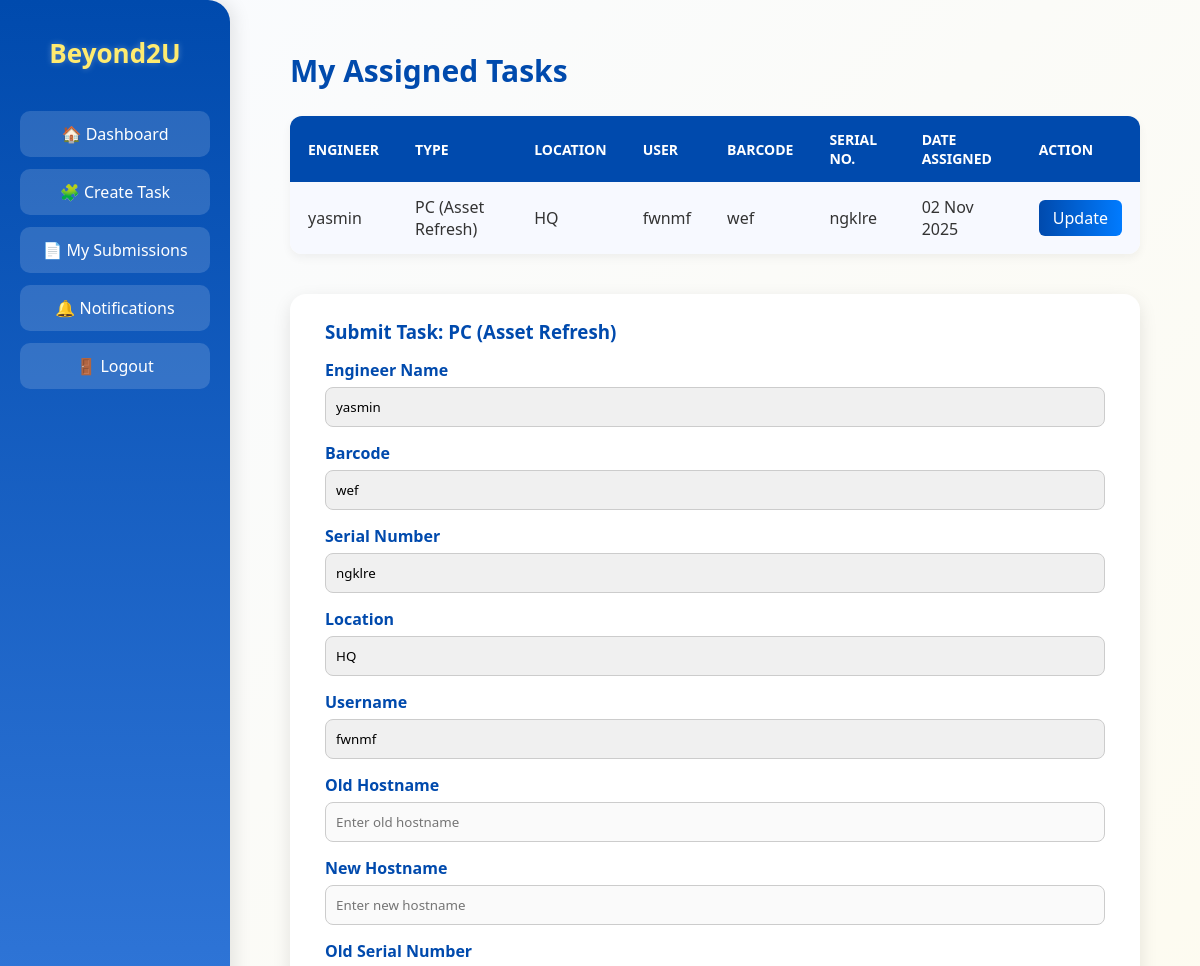
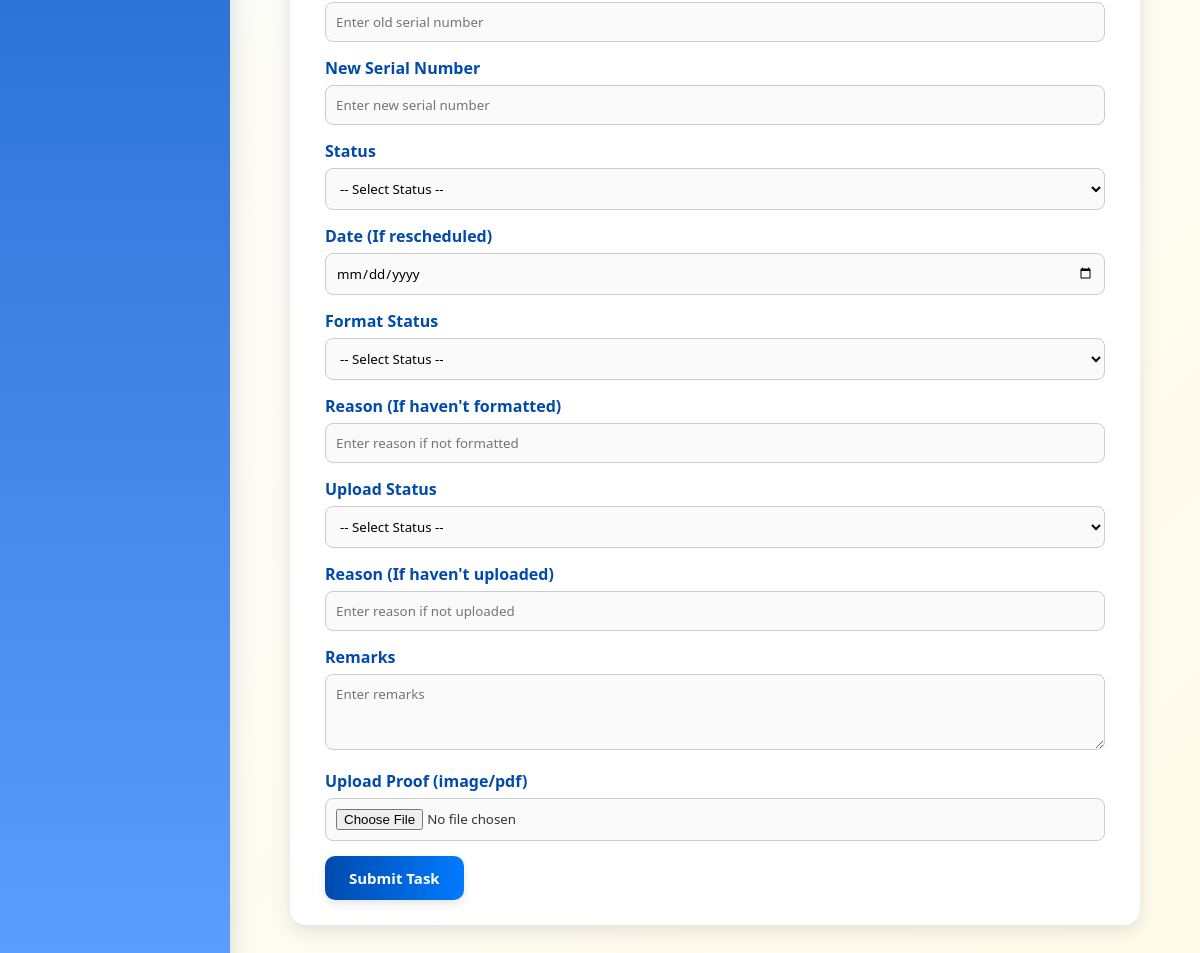
The app's page /beyond2u/dashboard/systemengineer/create_task/?task_id=1 (signed in) with its own data (2 pictures, top to bottom).
### inventorySystem/models.py (models this page shows, shortened)
class AssignedTask(models.Model):
    engineer = models.ForeignKey(Engineer, on_delete=models.CASCADE)
    barcode = models.CharField(max_length=100)
    serial_number = models.CharField(max_length=100)
    username = models.CharField(max_length=100)
    phone_number = models.CharField(max_length=20)
    lan_id = models.CharField(max_length=50)
    location = models.CharField(max_length=100)
    replacement_type = models.CharField(
        max_length=50,
        choices=[
            ('PC (Asset Refresh)', 'PC (Asset Refresh)'),
            ('Laptop (Tech Refresh)', 'Laptop (Tech Refresh)'),
            ('RAM (Parts Upgrade)', 'RAM (Parts Upgrade)')
        ],
    )
    assigned_date = models.DateTimeField(default=timezone.now)

class User(AbstractUser):
    ROLE_CHOICES = [
        ('TeamLead', 'Team Lead'),
        ('SystemEngineer', 'System Engineer'),
    ]
    role = models.CharField(max_length=20, choices=ROLE_CHOICES, default='SystemEngineer')

### inventorySystem/views.py (the view, shortened to what this page needs)
# urls.py: path('dashboard/systemengineer/create_task/', views.create_task, name='create_task'),
@login_required
def create_task(request):
    user = request.user
    if user.role == 'TeamLead':
        engineers = User.objects.filter(role='SystemEngineer')
        if request.method == "POST":
            engineer_id = request.POST.get('engineer_id')
            engineer = User.objects.get(id=engineer_id)
            replacement_type = request.POST.get('replacement_type')
            location = request.POST.get('location')
            user_name = request.POST.get('user_name')
            barcode = request.POST.get('barcode')
            serial_number = request.POST.get('serial_number')
            AssignedTask.objects.create(
                engineer=engineer,
                replacement_type=replacement_type,
                location=location,
                username=user_name,
                barcode=barcode,
                serial_number=serial_number
            )
            Notification.objects.create(
                user=engineer,
                message=f"You have been assigned a new task: {replacement_type} at {location}."
            )
            return redirect('create_task')
        return render(request, 'create_task.html', {'engineers': engineers, 'is_teamlead': True})
    elif user.role == 'SystemEngineer':
        selected_task = None
        task_id = request.GET.get('task_id')
        if task_id:
            selected_task = AssignedTask.objects.get(id=task_id, engineer=user)
        assigned_tasks = AssignedTask.objects.filter(engineer=user)
        return render(request, 'create_task.html', {
            'assigned_tasks': assigned_tasks,
            'selected_task': selected_task,
            'is_teamlead': False
        })
    else:
        return redirect('dashboard')

### inventorySystem/templates/create_task.html (shortened to what this page needs)
<!DOCTYPE html>
<html lang="en">
<head>
</head>
<body>
  <div class="sidebar">
    <h2>Beyond2U</h2>
    <a href="{% url 'systemengineer_dashboard' %}">🏠 Dashboard</a>
    <a href="{% url 'create_task' %}">🧩 Create Task</a>
    <a href="{% url 'my_submissions' %}">📄 My Submissions</a>
    <a href="{% url 'notifications' %}">🔔 Notifications</a>
    <a href="{% url 'logout' %}">🚪 Logout</a>
  </div>
  <div class="content">
    {% if is_teamlead %}
      <h1>Assign Task to Engineers</h1>
      <form method="POST">
        {% csrf_token %}
        <label>Select Engineer:</label>
        <select name="engineer_id" required>
          {% for e in engineers %}
            <option value="{{ e.id }}">{{ e.username }}</option>
          {% endfor %}
        </select>
    <label>Task Type:</label>
    <input type="text" name="replacement_type" placeholder="e.g., Tech Refresh">
    <label>Location:</label>
    <input type="text" name="location" placeholder="Enter task location">
    <label>User Name:</label>
    <input type="text" name="user_name" placeholder="Enter user name">
    <label>Barcode:</label>
    <input type="text" name="barcode" placeholder="Enter barcode">
    <label>Serial Number:</label>
    <input type="text" name="serial_number" placeholder="Enter serial number">
    <button type="submit">Assign Task</button>
  </form>
{% else %}
  <h1>My Assigned Tasks</h1>
  {% if assigned_tasks %}
    <table>
      <tr>
        <th>Engineer</th>
        <th>Type</th>
        <th>Location</th>
        <th>User</th>
        <th>Barcode</th>
        <th>Serial No.</th>
        <th>Date Assigned</th>
        <th>Action</th>
      </tr>
      {% for task in assigned_tasks %}
      <tr>
        <td>{{ task.engineer.username }}</td>
        <td>{{ task.replacement_type }}</td>
        <td>{{ task.location }}</td>
        <td>{{ task.username }}</td>
        <td>{{ task.barcode }}</td>
        <td>{{ task.serial_number }}</td>
        <td>{{ task.assigned_date|date:"d M Y" }}</td>
        <td><a href="?task_id={{ task.id }}" class="btn btn-update">Update</a></td>
      </tr>
      {% endfor %}
    </table>
  {% else %}
    <p>No tasks assigned yet.</p>
  {% endif %}
  {% if selected_task %}
    <div class="update-form">
      <h3>Submit Task: {{ selected_task.replacement_type }}</h3>
      <form method="POST" enctype="multipart/form-data">
        <label>Engineer Name</label>
        <input type="text" name="engineer_name" value="{{ user.username }}" readonly>
        <label>Barcode</label>
        <input type="text" name="barcode" value="{{ selected_task.barcode }}" readonly>
        <label>Serial Number</label>
        <input type="text" name="serial_number" value="{{ selected_task.serial_number }}" readonly>
        <label>Location</label>
        <input type="text" name="location" value="{{ selected_task.location }}" readonly>
        <label>Username</label>
        {% if selected_task.username %}
          <input type="text" name="user_name" value="{{ selected_task.username }}" readonly>
        {% else %}
          <input type="text" name="user_name" placeholder="Enter user name" required>
        {% endif %}
        <label>Old Hostname</label>
        <input type="text" name="old_hostname" placeholder="Enter old hostname">
        <label>New Hostname</label>
        <input type="text" name="new_hostname" placeholder="Enter new hostname">
        <label>Old Serial Number</label>
        <input type="text" name="old_serial" placeholder="Enter old serial number">
        <label>New Serial Number</label>
        <input type="text" name="new_serial" placeholder="Enter new serial number">
        <label>Status</label>
        <select name="status" required>
            <option value="">-- Select Status --</option>
          </select>
        <label>Date (If rescheduled)</label>
        <input type="date" name="rescheduled_date">
        <label>Format Status</label>
        <select name="format_status" required>
            <option value="">-- Select Status --</option>
          </select>
        <label>Reason (If haven't formatted)</label>
        <input type="text" name="reason_not_formatted" placeholder="Enter reason if not formatted">
        <label>Upload Status</label>
        <select name="upload_status" required>
            <option value="">-- Select Status --</option>
          </select>
        <label>Reason (If haven't uploaded)</label>
        <input type="text" name="reason_not_uploaded" placeholder="Enter reason if not uploaded">
        <label>Remarks</label>
        <textarea name="remarks" rows="3" placeholder="Enter remarks"></textarea>
        <label>Upload Proof (image/pdf)</label>
        <input type="file" name="proof" accept="image/*,application/pdf">
        <button type="submit">Submit Task</button>
      </form>
    </div>
  {% endif %}
{% endif %}
  </div>
</body>
</html>

### inventorySystem/templates/create_task.html (style rules this page uses)
* { margin: 0; padding: 0; box-sizing: border-box; font-family: 'Poppins', 'Segoe UI', sans-serif; }
body { background: linear-gradient(135deg, #f9fbff, #fffbea); color: #333; display: flex; min-height: 100vh; }
.sidebar { width: 230px; background: linear-gradient(180deg, #004aad, #5c9eff); color: white; padding: 35px 20px; display: flex; flex-direction: column; box-shadow: 4px 0 18px rgba(0, 0, 0, 0.1); border-top-right-radius: 22px; border-bottom-right-radius: 22px; }
.sidebar h2 { font-size: 26px; text-align: center; margin-bottom: 40px; color: #ffeb70; text-shadow: 0 0 6px rgba(255,255,255,0.3); }
.sidebar a { display: block; color: #fff; text-decoration: none; padding: 12px 15px; margin-bottom: 12px; border-radius: 10px; transition: all 0.3s ease; font-weight: 500; text-align: center; background: rgba(255, 255, 255, 0.15); }
.content { flex: 1; padding: 50px 60px; animation: fadeIn 0.7s ease-in-out; }
h1 { color: #004aad; font-size: 30px; margin-bottom: 25px; }
table { width: 100%; border-collapse: collapse; margin-top: 25px; background: #fff; border-radius: 12px; box-shadow: 0 4px 10px rgba(0,0,0,0.05); overflow: hidden; }
th, td { padding: 14px 18px; text-align: left; }
th { background: #004aad; color: white; text-transform: uppercase; font-size: 14px; }
tr:nth-child(even) { background: #f7f9ff; }
.btn { padding: 7px 14px; border: none; border-radius: 6px; cursor: pointer; transition: 0.3s; font-weight: 500; text-decoration: none; display: inline-block; }
.btn-update { background: linear-gradient(90deg, #004aad, #007bff); color: white; }
.update-form { background: #fff; margin-top: 40px; padding: 25px 35px; border-radius: 16px; box-shadow: 0 6px 18px rgba(0, 0, 0, 0.1); max-width: 850px; }
.update-form h3 { color: #004aad; margin-bottom: 15px; }
label { display: block; font-weight: 600; color: #004aad; margin-bottom: 6px; }
input, textarea, select { width: 100%; padding: 10px; border: 1px solid #ccc; border-radius: 8px; background-color: #fafafa; margin-bottom: 15px; }
input[readonly] { background: #f0f0f0; cursor: not-allowed; }
button { padding: 12px 24px; background: linear-gradient(90deg, #004aad, #007bff); color: white; border: none; border-radius: 10px; font-weight: bold; font-size: 15px; cursor: pointer; transition: all 0.3s ease; box-shadow: 0 4px 10px rgba(0,0,0,0.1); }

### records on screen
AssignedTask: engineer.username "yasmin", replacement_type "PC (Asset Refresh)", location "HQ", username "fwnmf", barcode "wef", serial_number "ngklre", assigned_date "02 Nov 2025", user_name "fwnmf"
User: engineer_name "yasmin"
